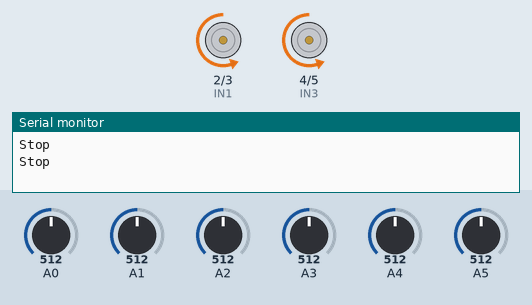
Recording of a sketch running on a simulated Arduino Uno, built with avr-gcc and run on an emulated ATmega328P. On the bench: motor-driver pin pairs drawn as motors (green arrow = first pin HIGH = forward, orange = second pin HIGH = backward, longer = more drive), the last lines printed to the serial monitor. Inputs (shaded band) come from the test bench; at power-on: A0 = 512, A3 = 512, A5 = 512, A1 = 512, A2 = 512, A4 = 512.

Above: at 3.2 s.
3.3 s: A0 set to 53
4.8 s: A0 set to 44
At 5.4 s:
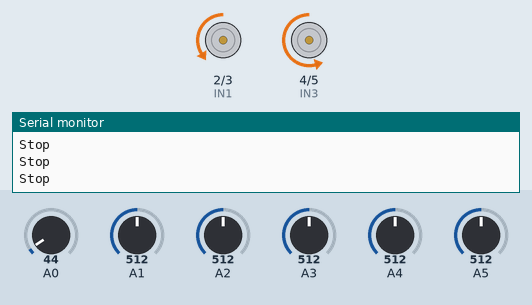
6.3 s: A3 set to 52
9.3 s: A3 set to 44
At 10.0 s:
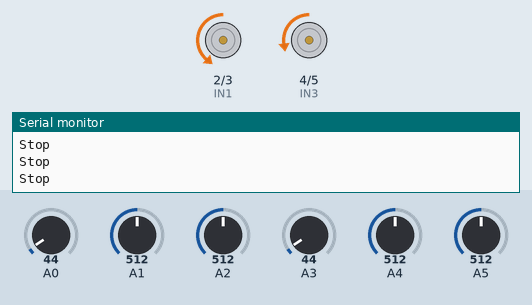
10.8 s: A0 set to 78
At 11.2 s:
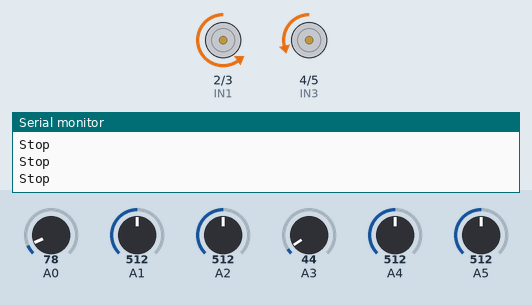
12.3 s: A5 set to 58
At 13.7 s:
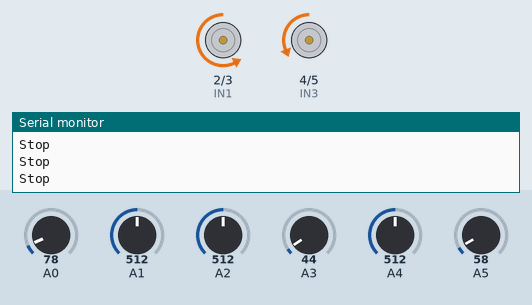
Timing chart, 0 to 14.8 s (numbered marks = the images above; inputs shaded):
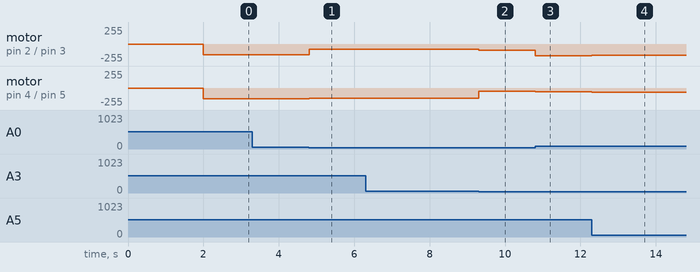

Measured:
- the behaviour switches between 50 and 49 on A0 (found by bisection; images 0 and 1)
- the behaviour switches between 50 and 49 on A3 (found by bisection; images 1 and 2)
- after the input at 3.3 s, every drawn part: stays the same
- after the input at 4.8 s, motor on pin 2 (IN1) / pin 3 (IN2): backward 158/255 → backward 77/255 at once; motor on pin 4 (IN3) / pin 5 (IN4): backward 158/255 → backward 154/255 at once
- after the input at 9.3 s, motor on pin 2 (IN1) / pin 3 (IN2): backward 77/255 → backward 95/255 at once; motor on pin 4 (IN3) / pin 5 (IN4): backward 154/255 → backward 52/255 at once
- after the input at 10.8 s, motor on pin 2 (IN1) / pin 3 (IN2): backward 95/255 → backward 176/255 at once; motor on pin 4 (IN3) / pin 5 (IN4): backward 52/255 → backward 57/255 at once
- after the input at 12.3 s, motor on pin 2 (IN1) / pin 3 (IN2): backward 176/255 → backward 166/255 at once; motor on pin 4 (IN3) / pin 5 (IN4): backward 57/255 → backward 66/255 at once

The sketch:

LED_flight_lights_ver3.ino
```cpp
// Âõîäû äðàéâåðà äâèãàòåëÿ è ñîîòâåòñòâóþùèå ïèíû àäðóèíû
#define IN1 2
#define IN2 3
#define IN3 4
#define IN4 5

// äåëèòåëü äëÿ ñãëàæèâàíèÿ (çàãóáëåíèÿ) äàò÷èêîâ
#define smooth 50
// ïðîòèâ ÷àñîâîé ñòðåëêè
#define CCW -1
// ïî ÷àñîâîé ñòðåëêå
#define CW 1
// ìàêñ. çíà÷åíèå êàëèáðîâàííîãî äàò÷èêà
#define Kmax 10

// ñêîðîñòü äâèãàòåëåé ïðè êàëèáðîâêå
#define CalSpeed 70

short SensMin[7] = {0}; //{0, 1023, 1023, 1023, 1023, 1023, 1023};
short SensMax[7] = {0};
short Sens[7] = {0};
float KK[7] = {0, 1.25, 1.67, 1.33, 1.54, 1.82, 1.25};
float t = 1;
short k = 0;
short i;
short s = Kmax * 0.6;
short lSens;
short rSens;

// ôóíêöèÿ ïîâîðîòà ðîáîòà íà ìåñòå
// direction - íàïðàâëåíèå ïîâîðîòà, time - âðåìÿ ðàáîòû äâèãàòåëåé
void Rotation(short dir, short time) {
   if (dir == CW)
   {
     digitalWrite(IN1, LOW);
     analogWrite(IN2, CalSpeed);
     digitalWrite(IN3, HIGH);
     analogWrite(IN4, 255 - CalSpeed);
   }
   else
   {
     digitalWrite(IN1, HIGH);
     analogWrite(IN2, 255 - CalSpeed);
     digitalWrite(IN3, LOW);
     analogWrite(IN4, CalSpeed);
   }
   delay(time);
   // ñòîï
   digitalWrite(IN1, LOW);
   analogWrite(IN2, 0);
   digitalWrite(IN3, LOW);
   analogWrite(IN4, 0);
}

void Calibration(short Pin1, short PinN) {

   Serial.println("Calibration start");

   short tempS; // ñóììà ïîêàçàíèé äàò÷èêîâ äëÿ îïðåäåëåíèÿ ïîëîæåíèÿ èõ âñåõ íà áåëîì ïîëå
   boolean black = false; // õîòü îäèí äàò÷èê, íî íà ëèíèè
   boolean Cend = false; // îêîí÷àíèå êàëèáðîâêè
   short Dir = CCW; // íàïðàâëåíèå ïîâîðîòà ðîáîòà
   short NL = 0; // ÷èñëî ïåðåñå÷åíèé ëèíèè ïðè ïîâîðîòå ïî ÷àñîâîé ñòðåëêå

   while (!Cend) {
     tempS = 0;
     for (i = 0; i < PinN; i++)
     {
       short temp = analogRead(Pin1 + i) / smooth;      // íå çàáûâàåì "ãóáèòü" òî÷íîñòü äàò÷èêà
       if (temp < SensMin[i+1])  SensMin[i+1] = temp;
       if (temp > SensMax[i+1])  SensMax[i+1] = temp;
       tempS += temp / 3; // ñóììà î÷åíü çàãóáëåííûõ ïîêàçàíèé äàò÷èêîâ
     }
     // åñëè ñòîèì íà áåëîì
     if (tempS == 0)
     {
       // åñëè ïåðåä ýòèì áûëà ÷åðíàÿ ëèíèÿ è âðàùàëèñü ïðîòèâ ÷àñîâîé ñòðåëêè, òî íà÷èíàåì âðàùàòüñÿ ïî ÷àñîâîé
       if ((black) && (Dir == CCW) && (NL == 0)) {black = false; Dir = CW; NL++;}
       // åñëè ïåðåä ýòèì áûëà òîëüêî îäíà ÷åðíàÿ ëèíèÿ è âðàùàëèñü ïî ÷àñîâîé ñòðåëêè, òî ïðîäîëæàåì âðàùàòüñÿ
       if ((black) && (Dir == CW) && (NL == 1)) {black = false; NL++;}
       // åñëè ïåðåä ýòèì áûëî "äâå" ÷åðíûõ ëèíèè è âðàùàëèñü ïî ÷àñîâîé ñòðåëêè, òî âîçâðàùàåìñÿ â èñõîäíîå ïîëîæåíèå
       if ((black) && (Dir == CW) && (NL == 2)) {black = false; Dir = CCW; NL++;}
       // åñëè ïåðåä ýòèì áûëè óæå "âñå" ÷åðíûå ëèíèè è âðàùàëèñü ïðîòèâ ÷àñîâîé ñòðåëêè, òî êàëèáðîâêà çàâåðøåíà
       if ((black) && (Dir == CCW) && (NL == 3)) {Cend = true;}
     }
     else
     {
       // åñëè íà ÷åðíîì (ò.å. tempS <> 0)
       black = true;
     }
     Rotation(Dir, 40); // ïîâîðîò â òå÷åíèè 40 ìñ
   }
   // Âû÷èñëÿåì êîýôôèöèåíòû êàëèáðîâêè
   for (i = 0; i < PinN; i++) {
     KK[i+1] = float(Kmax) / (SensMax[i+1]-SensMin[i+1]);
     Serial.print(SensMin[i+1]);
     Serial.print(", ");
     Serial.print(SensMax[i+1]);
     Serial.print(", ");
     Serial.println(KK[i+1]);
   }

   Serial.println("Calibration end");
}

short sensorsRead(short Pin1, short PinN) {
  //short M = 1;
  for (i = 1; i <= PinN; i++)
  {
     Sens[i] = KK[i] * ((analogRead(Pin1 + i - 1) / smooth) - SensMin[i]);
     if (Sens[i]>Kmax) Sens[i]=Kmax;
     // k = Sens[i] % Kmax;
//     Serial.println(Sens[i]);
  }

  lSens = getSensors(3, 2, 1);
  rSens = getSensors(4, 5, 6);

//  Serial.println("------");
//  Serial.println(lSens);
//  Serial.println(rSens);
//  Serial.println("------");
}

short getSensors(short n1, short n2, short n3) {
  short r;
  /* 0 */      if ((Sens[n3] == 0) && (Sens[n2] == 0) && (Sens[n1] == 0))
    r = 0;
  /* 1 */ else if ((Sens[n3] == 0) && (Sens[n2] == 0) && (Sens[n1] != 0))
    r = Sens[n1] - Sens[0];
  /* 2 */ else if ((Sens[n3] == 0) && (Sens[n2] != 0) && (Sens[n1] >= s))
    r = Sens[n1] + Sens[n2];
  /* 3 */ else if ((Sens[n3] == 0) && (Sens[n2] >= s) && (Sens[n1] < Kmax))
    r = 3 * Sens[n2] - Sens[n1];
  /* 4 */ else if ((Sens[n3] != 0) && (Sens[n2] >= s) && (Sens[n1] == 0))
    r = 3 * Sens[n2] + Sens[n3];
  /* 5 */ else if ((Sens[n3] >= s) && (Sens[n2] < Kmax) && (Sens[n1] == 0))
    r = 5 * Sens[n3] - Sens[n2];
  /* 6 */ else if ((Sens[n3] != Kmax) && (Sens[n2] == 0) && (Sens[n1] == 0))
    r = 6 * Kmax - Sens[n3];
  /*6.1*/ else if ((lSens * rSens) >= -100)
    Serial.println("Stop");
  return r;
}

void setup() {
  pinMode(IN1, OUTPUT);
  pinMode(IN3, OUTPUT);

  Serial.begin(9600);

  delay(1000);        // ïîñëå âêëþ÷åíèÿ ñåêóíäó ïðîñòî æäåì
  //Calibration(A0, 6); // Êàëèáðîâêà äàò÷èêîâ
  delay(1000);        // Íàäî áóäåò ñäåëàòü êíîïêó è îæèäàíèå å¸ íàæàòèÿ

}

void loop() {
  sensorsRead(A0, 6);
  digitalWrite(IN1, LOW);
  if ((rSens > 5) || (lSens > 5)) // 5
    t = 1.125; // 1
  else if ((rSens > 11) || (lSens > 11)) // 6
    t = 1.25; // 2
  else if ((rSens > 18) || (lSens > 18)) // 7
    t = 1.7; // 3
  else if ((rSens > 26) || (lSens > 26)) // 8
    t = 2.2; // 4
  else if ((rSens > 35) || (lSens > 35)) // 9
    t = 2.8; // 5
  else if ((rSens > 45) || (lSens > 45)) // 10
    t = 3.9; // 6
  else if ((rSens > 56) || (lSens > 56)) // 11
    t = 3.1; // 7
  else if ((rSens > 68) || (lSens > 68)) // 12
    t = 3.6; // 8
  analogWrite(IN2, CalSpeed + rSens * t - lSens);
  digitalWrite(IN3, LOW);
  analogWrite(IN4, CalSpeed + lSens * t - rSens);
  //delay(250);
}
```
